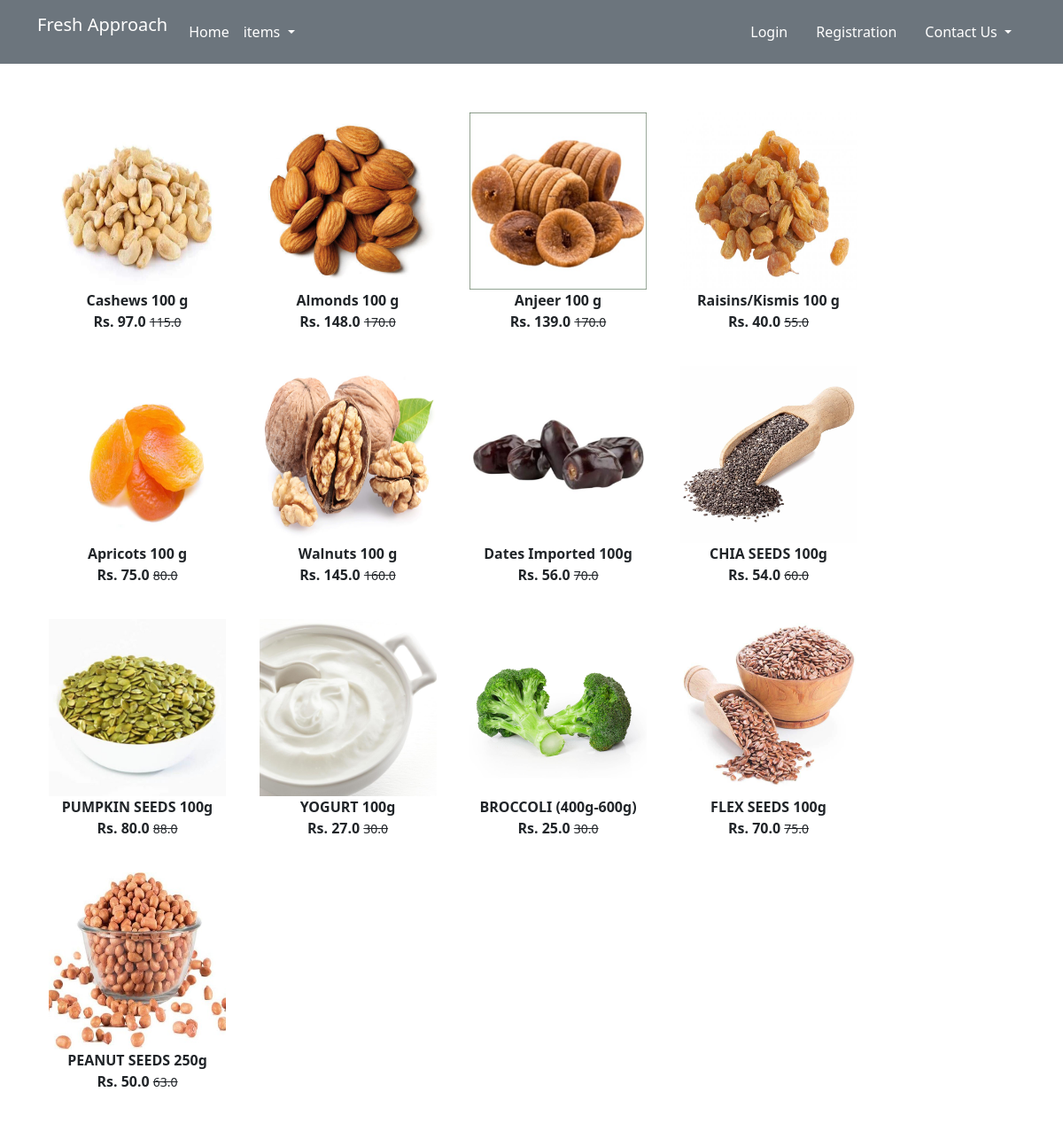
The app's page /Rawfood/ with its own data.
### app/models.py (models this page shows, shortened)
class Product(models.Model):
    title = models.CharField(max_length=100)
    selling_price = models.FloatField()
    discounted_price = models.FloatField()
    description = models.TextField()
    brand = models.CharField(max_length=100)
    category = models.CharField(choices=CATEGORY_CHOICES, max_length=2)
    product_image = models.ImageField(upload_to='productimg')

### app/views.py (the view)
# urls.py: path('Rawfood/', views.Rawfood, name='Rawfood'),
def Rawfood(request, data=None):
    if data == None:
        Rawfood = Product.objects.filter(category='RF')
    return render(request, 'app/Rawfood.html', {'Rawfood': Rawfood})

### app/templates/app/Rawfood.html (shortened to what this page needs)
{% extends 'app/base.html' %}
{% load static %}
{% block main-content %}
<div class="container my-5">
 <div class="row">
  <div class="col-sm-10">
   <div class="row">
    {% for product in Rawfood %}
    <div class="col-sm-3 text-center mb-4">
     <a href="{% url 'product-detail' product.id %}" class="btn">
      <div class="item">
       <img src="{{product.product_image.url}}" alt="" height="200" width="200" class="">
       <div class="fw-bold">{{product.title}}</div>
       <div class="fw-bold">Rs. {{product.discounted_price}}
        <small class="fw-light text-decoration-line-through">{{product.selling_price}}</small>
       </div>
      </div>
     </a>
    </div>
    {% endfor %}
   </div>
  </div>
 </div>
</div>
{% endblock main-content %}

### records on screen
Product: product_image (picture), title "Cashews 100 g", discounted_price "97.0", selling_price "115.0"
Product: product_image (picture), title "Almonds 100 g", discounted_price "148.0", selling_price "170.0"
Product: product_image (picture), title "Anjeer 100 g", discounted_price "139.0", selling_price "170.0"
Product: product_image (picture), title "Raisins/Kismis 100 g", discounted_price "40.0", selling_price "55.0"
Product: product_image (picture), title "Apricots 100 g", discounted_price "75.0", selling_price "80.0"
Product: product_image (picture), title "Walnuts 100 g", discounted_price "145.0", selling_price "160.0"
Product: product_image (picture), title "Dates Imported 100g", discounted_price "56.0", selling_price "70.0"
Product: product_image (picture), title "CHIA SEEDS 100g", discounted_price "54.0", selling_price "60.0"
Product: product_image (picture), title "PUMPKIN SEEDS 100g", discounted_price "80.0", selling_price "88.0"
Product: product_image (picture), title "YOGURT 100g", discounted_price "27.0", selling_price "30.0"
Product: product_image (picture), title "BROCCOLI (400g-600g)", discounted_price "25.0", selling_price "30.0"
Product: product_image (picture), title "FLEX SEEDS 100g", discounted_price "70.0", selling_price "75.0"
Product: product_image (picture), title "PEANUT SEEDS 250g", discounted_price "50.0", selling_price "63.0"
